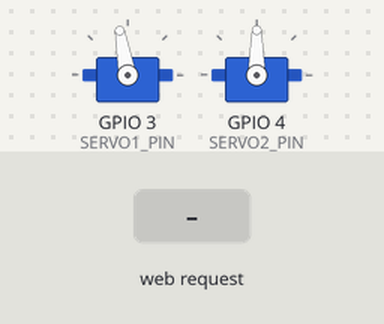
Recording of a sketch running on a simulated ESP32-S3. On the bench: 2 × servo. Inputs (shaded band) come from the test bench. WiFi joins after 1.5 s; servers stay silent unless stated; what the sketch prints to the serial monitor is not drawn.

Above: at 2.7 s.
2.8 s: HTTP request GET /trigger received
At 4.0 s:
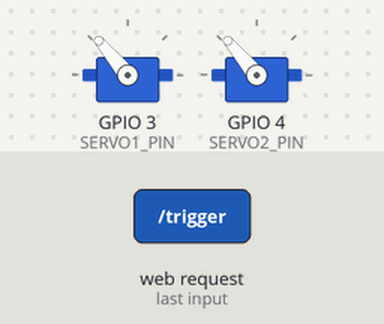
4.3 s: HTTP request GET /trigger?ms=1 received
5.8 s: HTTP request GET /setTriggerTime?ms=1 received
Timing chart, 0 to 8.8 s (numbered marks = the images above; inputs shaded):
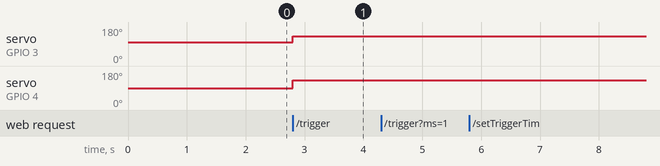

Measured:
- after the input at 2.8 s, servo on GPIO 3 (SERVO1_PIN): 100° → 130° at once; servo on GPIO 4 (SERVO2_PIN): 90° → 130° at once
- after the input at 4.3 s, every drawn part: stays the same
- after the input at 5.8 s, every drawn part: stays the same

The sketch:

servo.ino
```cpp
/*
 * ESP32 Dual Servo Web Server
 * Controls two servo motors via a web-based slider interface.
 *
 * Dependencies:
 * - ESP32Servo library
 * - WiFi library (built-in)
 * - WebServer library (built-in)
 */

#include <WiFi.h>
#include <WebServer.h>
#include <ESP32Servo.h>

// ===================
// WiFi Configuration
// ===================

const char* ssid = "Verizon_YGCW99";
const char* password = "yon4-ewer-holly";

// ===================
// GPIO Configuration
// ===================
#define SERVO1_PIN 3
#define SERVO2_PIN 4

// ===================
// Global Objects
// ===================
WebServer server(80);
Servo servo1;
Servo servo2;

int angle1 = 100;
int angle2 = 90;

// Trigger State Machine Variables
bool triggerActive = false;
unsigned long triggerStartTime = 0;

// Torque Release Variables
unsigned long servo2MoveTime = 0;
bool servo2IsAttached = true;
const unsigned long RELEASE_DELAY = 3000; // 3 seconds

// Timing for Trigger (ms)
int triggerMoveTime = 800;   // Variable time to reach trigger position
int triggerPosition = 130;   // Single trigger position

// ===================
// HTML Web Interface
// ===================
const char index_html[] PROGMEM = R"rawliteral(
<!DOCTYPE html>
<html>
<head>
    <title>ESP32 Servo Control</title>
    <meta name="viewport" content="width=device-width, initial-scale=1">
    <style>
        body {
            font-family: 'Segoe UI', Tahoma, Geneva, Verdana, sans-serif;
            background: #121212;
            color: #e0e0e0;
            display: flex;
            justify-content: center;
            align-items: center;
            height: 100vh;
            margin: 0;
        }
        .card {
            background: #1e1e1e;
            padding: 2rem;
            border-radius: 15px;
            box-shadow: 0 10px 30px rgba(0,0,0,0.5);
            width: 90%;
            max-width: 400px;
            text-align: center;
        }
        h1 { color: #03dac6; margin-bottom: 2rem; }
        .control-group { margin-bottom: 2rem; }
        label { display: block; margin-bottom: 0.5rem; font-weight: bold; }
        .slider {
            -webkit-appearance: none;
            width: 100%;
            height: 10px;
            border-radius: 5px;
            background: #333;
            outline: none;
            margin: 15px 0;
        }
        .slider::-webkit-slider-thumb {
            -webkit-appearance: none;
            appearance: none;
            width: 25px;
            height: 25px;
            border-radius: 50%;
            background: #03dac6;
            cursor: pointer;
            box-shadow: 0 0 10px rgba(3, 218, 198, 0.5);
        }
        .value-display {
            font-size: 1.2rem;
            font-weight: bold;
            color: #bb86fc;
        }
        .control-group {
            margin-bottom: 2rem;
            background: rgba(255,255,255,0.03);
            padding: 1rem;
            border-radius: 12px;
        }
        label { display: block; margin-bottom: 0.5rem; font-weight: bold; color: #a0a0a0; }
        .trigger-btn {
            background: linear-gradient(135deg, #03dac6 0%, #018786 100%);
            color: #121212;
            border: none;
            padding: 1.2rem;
            border-radius: 12px;
            font-size: 1.2rem;
            font-weight: 800;
            cursor: pointer;
            width: 100%;
            transition: all 0.3s cubic-bezier(0.175, 0.885, 0.32, 1.275);
            box-shadow: 0 6px 20px rgba(3, 218, 198, 0.3);
            text-transform: uppercase;
            letter-spacing: 1px;
            margin: 1rem 0;
        }
        .time-input-container {
            display: flex;
            align-items: center;
            justify-content: space-between;
            margin-top: 10px;
            background: #252525;
            padding: 8px 15px;
            border-radius: 8px;
        }
        .time-input {
            background: transparent;
            border: 1px solid #444;
            color: #03dac6;
            width: 60px;
            text-align: center;
            border-radius: 4px;
            font-size: 1rem;
            padding: 4px;
        }
        .trigger-btn:hover {
            transform: translateY(-2px);
            box-shadow: 0 8px 25px rgba(3, 218, 198, 0.5);
        }
        .trigger-btn:active {
            transform: scale(0.92);
        }
        .status-small {
            font-size: 0.75rem;
            color: #707070;
            margin-top: 5px;
            font-style: italic;
        }
    </style>
</head>
<body>
    <div class="card">
        <h1>Advanced Servo Panel</h1>

        <div class="control-group">
            <label>Servo 1: Trigger & Position (Both Servos Move)</label>
            <input type="range" min="60" max="139" value="100" class="slider" id="servo1" oninput="updateServo(1, this.value)">
            <div class="value-display"><span id="val1">100</span>&deg;</div>

            <button class="trigger-btn" id="btn1" onclick="triggerServo1()">Fire Trigger</button>

            <div class="time-input-container">
                <span>Move Duration (ms):</span>
                <input type="number" id="triggerTime" class="time-input" value="800" onchange="updateTriggerTime(this.value)">
            </div>
            <div class="time-input-container">
                <span>Trigger Position (&deg;):</span>
                <input type="number" id="triggerPos" class="time-input" value="130" min="60" max="130" onchange="updateTriggerPosition(this.value)">
            </div>
            <div class="status-small">Moves both servos to trigger position</div>
        </div>

        <div class="status" id="status">System Online - Servo 2 Auto-Release Active</div>
    </div>

    <script>
        function updateTriggerTime(ms) {
            fetch(`/setTriggerTime?ms=${ms}`)
                .then(r => console.log("Time updated to " + ms));
        }

        function updateTriggerPosition(pos) {
            fetch(`/setTriggerPosition?pos=${pos}`)
                .then(r => console.log("Trigger position updated to " + pos));
        }

        function triggerServo1() {
            const btn = document.getElementById('btn1');
            btn.style.opacity = '0.7';
            btn.innerText = 'Firing...';

            fetch('/trigger')
                .then(response => {
                    setTimeout(() => {
                        btn.style.opacity = '1';
                        btn.innerText = 'Fire Trigger';
                    }, 1000);
                });
        }

        function updateServo(id, angle) {
            document.getElementById('val' + id).innerText = angle;
            fetch(`/servo?id=${id}&angle=${angle}`);
        }
    </script>
</body>
</html>
)rawliteral";

// ===================
// Request Handlers
// ===================
void handleRoot() {
    server.send(200, "text/html", index_html);
}

void handleTrigger() {
    triggerActive = true;
    triggerStartTime = millis();
    server.send(200, "text/plain", "Trigger Started");
    Serial.println("Trigger requested via web.");
}

void handleSetTriggerTime() {
    if (server.hasArg("ms")) {
        triggerMoveTime = server.arg("ms").toInt();
        server.send(200, "text/plain", "OK");
        Serial.printf("Trigger move time updated to: %d ms\n", triggerMoveTime);
    } else {
        server.send(400, "text/plain", "Missing MS");
    }
}

void handleSetTriggerPosition() {
    if (server.hasArg("pos")) {
        triggerPosition = constrain(server.arg("pos").toInt(), 0, 180);
        server.send(200, "text/plain", "OK");
        Serial.printf("Trigger position updated to: %d degrees\n", triggerPosition);
    } else {
        server.send(400, "text/plain", "Missing POS");
    }
}

void handleServo() {
    if (server.hasArg("id") && server.hasArg("angle")) {
        int id = server.arg("id").toInt();
        int angle = server.arg("angle").toInt();
        angle = constrain(angle, 0, 180);

        if (id == 1) {
            if (triggerActive) {
                server.send(409, "text/plain", "Trigger busy");
                return;
            }
            // Move both servos together when Servo 1 is adjusted
            servo1.write(angle);
            servo2.write(angle);
            angle1 = angle;
            angle2 = angle;

            // Reset servo2 release timer since it moved
            if (!servo2IsAttached) {
                servo2.attach(SERVO2_PIN, 500, 2400);
                servo2IsAttached = true;
                Serial.println("Servo 2 re-attached for movement.");
            }
            servo2MoveTime = millis();

            Serial.printf("Both servos moved to -> %d\n", angle);
        }
        server.send(200, "text/plain", "OK");
    } else {
        server.send(400, "text/plain", "Bad Request");
    }
}

// ===================
// Setup & Loop
// ===================
void setup() {
    Serial.begin(115200);
    // Wait for Serial Monitor to be ready (up to 5 seconds)
    // This is important for ESP32-S3 native USB
    while (!Serial && millis() < 5000) {
        delay(100);
    }
    Serial.println("\n--- ESP32-S3 Servo Controller Starting ---");

    // Attach servos
    ESP32PWM::allocateTimer(0);
    ESP32PWM::allocateTimer(1);
    servo1.setPeriodHertz(50); // Standard 50hz servo
    servo2.setPeriodHertz(50);

    servo1.attach(SERVO1_PIN, 500, 2400); // Attach with typical pulse width range
    servo2.attach(SERVO2_PIN, 500, 2400);

    // Initial position
    servo1.write(angle1);
    servo2.write(angle2);

    // WiFi Connection
    WiFi.begin(ssid, password);
    Serial.print("Connecting to WiFi");
    while (WiFi.status() != WL_CONNECTED) {
        delay(500);
        Serial.print(".");
    }
    Serial.println("\nConnected!");
    Serial.print("IP Address: ");
    Serial.println(WiFi.localIP());

    // Routes
    server.on("/", handleRoot);
    server.on("/servo", handleServo);
    server.on("/trigger", handleTrigger);
    server.on("/setTriggerTime", handleSetTriggerTime);
    server.on("/setTriggerPosition", handleSetTriggerPosition);

    server.begin();
    Serial.println("HTTP Server Started");

    // Initialize move time for Servo 2
    servo2MoveTime = millis();
}

void loop() {
    server.handleClient();

    unsigned long now = millis();

    // ===========================
    // Servo 1: Trigger Logic
    // ===========================
    if (triggerActive) {
        // Use the same logic as the slider for reliability
        // Move both servos together using the same approach as handleServo()

        // Re-attach servo2 if needed (same as slider logic)
        if (!servo2IsAttached) {
            servo2.attach(SERVO2_PIN, 500, 2400);
            servo2IsAttached = true;
            Serial.println("Servo 2 re-attached for trigger.");
        }

        // Send commands 5 times for reliability
        for (int i = 0; i < 5; i++) {
            servo1.write(triggerPosition);
            servo2.write(triggerPosition);
            delay(10); // Small delay between commands
        }

        // Update angle variables (same as slider logic)
        angle1 = triggerPosition;
        angle2 = triggerPosition;

        // Reset servo2 release timer (same as slider logic)
        servo2MoveTime = millis();

        triggerActive = false;
        Serial.printf("Trigger: Both servos moved to %d degrees (5x commands sent)\n", triggerPosition);
    }

    // ===========================
    // Servo 2: Torque Release Logic
    // ===========================
    if (servo2IsAttached && (now - servo2MoveTime > RELEASE_DELAY)) {
        servo2.detach();
        servo2IsAttached = false;
        Serial.println("Servo 2: Torque released (detach) after timeout.");
    }

    delay(2);
}
```
